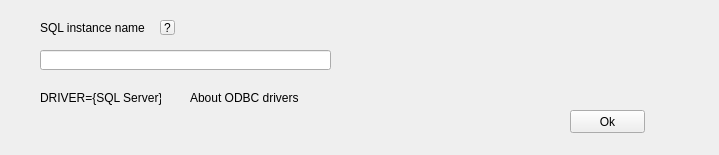
<?xml version="1.0" encoding="UTF-8"?>
<ui version="4.0">
 <class>DBConnection</class>
 <widget class="QWidget" name="DBConnection">
  <property name="geometry">
   <rect>
    <x>0</x>
    <y>0</y>
    <width>719</width>
    <height>155</height>
   </rect>
  </property>
  <property name="windowTitle">
   <string>DBConnection</string>
  </property>
  <widget class="QLabel" name="label">
   <property name="geometry">
    <rect>
     <x>40</x>
     <y>20</y>
     <width>221</width>
     <height>16</height>
    </rect>
   </property>
   <property name="text">
    <string>SQL instance name</string>
   </property>
  </widget>
  <widget class="QLineEdit" name="lineEdit">
   <property name="geometry">
    <rect>
     <x>40</x>
     <y>50</y>
     <width>291</width>
     <height>20</height>
    </rect>
   </property>
   <property name="toolTip">
    <string>&lt;html&gt;&lt;head/&gt;&lt;body&gt;&lt;p&gt;The plugin uses the default connection &lt;br/&gt;Current Windows user (built-in security). &lt;br/&gt;All you need to do is specify the name of the SQL instance ...&lt;br/&gt;LOCALHOST will be added automatically...&lt;/p&gt;&lt;p&gt;Плагин использует соединение по умолчанию &lt;br/&gt;Текущий пользователь Windows (встроенная безопасность). &lt;br/&gt;Всё что нужно сделать - это указать имя экземпляра SQL ...&lt;br/&gt;LOCALHOST будет добавлено автоматически ...&lt;/p&gt;&lt;p&gt;&lt;br/&gt;&lt;/p&gt;&lt;/body&gt;&lt;/html&gt;</string>
   </property>
  </widget>
  <widget class="QLabel" name="label_2">
   <property name="geometry">
    <rect>
     <x>40</x>
     <y>90</y>
     <width>121</width>
     <height>16</height>
    </rect>
   </property>
   <property name="toolTip">
    <string>&lt;html&gt;&lt;head/&gt;&lt;body&gt;&lt;p&gt;If this doesn't work for you, check in the ODBC Custom DSN settings with the name &amp;quot;SQL Server&amp;quot;.&lt;br/&gt;&lt;br/&gt;Если у вас это не работает, проверьте в настройках ODBC Пользовательский DSN с именем &amp;quot;SQL Server&amp;quot;.&lt;/p&gt;&lt;/body&gt;&lt;/html&gt;</string>
   </property>
   <property name="text">
    <string>DRIVER={SQL Server};</string>
   </property>
  </widget>
  <widget class="QLabel" name="label_link">
   <property name="geometry">
    <rect>
     <x>190</x>
     <y>90</y>
     <width>611</width>
     <height>16</height>
    </rect>
   </property>
   <property name="toolTipDuration">
    <number>2</number>
   </property>
   <property name="text">
    <string>About ODBC drivers</string>
   </property>
  </widget>
  <widget class="QPushButton" name="pushButton">
   <property name="geometry">
    <rect>
     <x>570</x>
     <y>110</y>
     <width>75</width>
     <height>23</height>
    </rect>
   </property>
   <property name="text">
    <string>Ok</string>
   </property>
  </widget>
  <widget class="QToolButton" name="toolButton_HelpShow">
   <property name="geometry">
    <rect>
     <x>160</x>
     <y>20</y>
     <width>15</width>
     <height>15</height>
    </rect>
   </property>
   <property name="toolTip">
    <string>&lt;html&gt;&lt;head/&gt;&lt;body&gt;&lt;p align=&quot;justify&quot;&gt;Show Help about ODBC and SQL instance name ...&lt;/p&gt;&lt;/body&gt;&lt;/html&gt;</string>
   </property>
   <property name="text">
    <string>?</string>
   </property>
  </widget>
 </widget>
 <layoutdefault spacing="6" margin="11"/>
 <resources/>
 <connections>
  <connection>
   <sender>pushButton</sender>
   <signal>clicked()</signal>
   <receiver>DBConnection</receiver>
   <slot>AddSetting()</slot>
   <hints>
    <hint type="sourcelabel">
     <x>501</x>
     <y>131</y>
    </hint>
    <hint type="destinationlabel">
     <x>603</x>
     <y>125</y>
    </hint>
   </hints>
  </connection>
  <connection>
   <sender>toolButton_HelpShow</sender>
   <signal>clicked()</signal>
   <receiver>DBConnection</receiver>
   <slot>FormSetHelp()</slot>
   <hints>
    <hint type="sourcelabel">
     <x>168</x>
     <y>28</y>
    </hint>
    <hint type="destinationlabel">
     <x>301</x>
     <y>17</y>
    </hint>
   </hints>
  </connection>
 </connections>
 <slots>
  <slot>AddSetting()</slot>
  <slot>FormSetHelp()</slot>
 </slots>
</ui>
